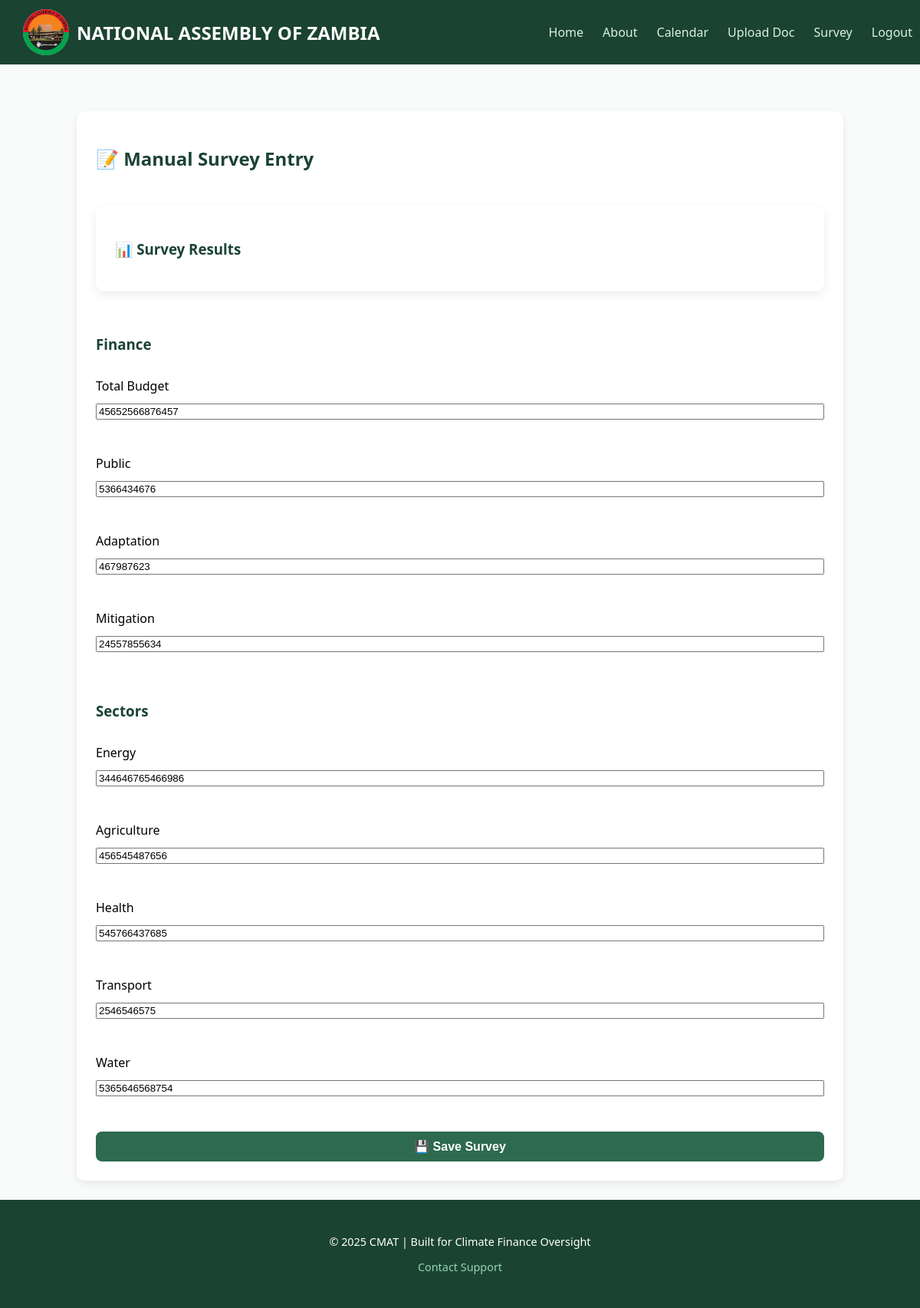
The page /survey (signed in) on the database its author committed.
### tables this page shows
CREATE TABLE survey_data (
            id INTEGER PRIMARY KEY AUTOINCREMENT,
            user_id INTEGER NOT NULL,
            indicator TEXT NOT NULL,
            value TEXT,
            FOREIGN KEY(user_id) REFERENCES users(id)
        );

### app.py (the view)
@app.route("/survey")
def survey():
    if "user" not in session:
        return redirect("/login")
    print("DEBUG: survey route reached!")   # ✅ add this
    survey_data = backend.get_survey_data(session["user"])
    return render_template(
        "index.html",
        page="survey",
        survey_data=survey_data,
        indicators=backend.CMAT_INDICATORS
    )

### templates/index.html (shortened to what this page needs)
<!DOCTYPE html>
<html lang="en">
<head>
  <link rel="stylesheet" href="{{ url_for('static', filename='styles.css') }}">
</head>
<body>
  <nav class="navbar">
    <div class="nav-left">
      <h2>
        <img src="{{ url_for('static', filename='images/gv_zambia.png') }}"
            alt="National Assembly Logo"
            class="logo">
        NATIONAL ASSEMBLY OF ZAMBIA
      </h2>
    </div>
    <div class="nav-right">
      <a href="/" class="nav-link">Home</a>
      <a href="/about" class="nav-link">About</a>
      {% if session.get("user") %}
        <a href="/calendar" class="nav-link">Calendar</a>
        <a href="/upload" class="nav-link">Upload Doc</a>
        <a href="/survey" class="nav-link">Survey</a>
        <a href="/logout" class="nav-link">Logout</a>
      {% else %}
        <a href="/login" class="nav-link">Login</a>
      {% endif %}
    </div>
  </nav>
  <div class="page-container">
    {% if page == "home" %}
      <div class="top-header">
        <h2>🌍 Welcome to CMAT Dashboard</h2>
        <p>AI-enabled tool for tracking Zambia’s climate finance and policies.</p>
      </div>
      <div class="section">
        <h3>📌 Overview</h3>
        <p>
          The Climate Monitoring & Accountability Tool (CMAT) strengthens parliamentary oversight by
          tracking climate budgets, programmes, and indicators. Navigate through the menu above to
          explore more.
        </p>
      </div>
      <div class="section">
        <h2>📰 About the Tool</h2>
        <p>Learn more about the Monitoring and Accountability tool</p>
        <div class="docs-grid">
          <a href="{{ url_for('download_file', filename='Updated-Final-Zambia-NPC-IP_Sent-to-CIF-by-MGEE_27112024.pdf') }}" target="_blank" class="doc-card">
            <div class="icon">🌍</div>
            <h3>Climate Insights</h3>
            <p>Latest news, analysis, and developments on climate action and sustainability efforts.</p>
          </a>
          <a href="{{ url_for('download_file', filename='Report of the Committee on Agriculture, Lands and Natural Resources on Carbon Markets and Trading in Zambia.pdf') }}" target="_blank" class="doc-card">
            <div class="icon">📚</div>
            <h3>Explore Resources</h3>
            <p>Access a repository of climate-related documents for easy reference and exploration.</p>
          </a>
          <a href="{{ url_for('download_file', filename='Acts No. 18 for 2024, The Green Economy and Climate Change, pdf.pdf') }}" target="_blank" class="doc-card">
            <div class="icon">🗺️</div>
            <h3>GIS Projects</h3>
            <p>Verify on-the-ground climate projects with our GIS tool for accurate tracking.</p>
          </a>
        </div>
      </div>
      <div class="section">
        <h2>🌍 Content on Climate Change</h2>
        <p>Explore highlights on climate action, policies, and key events</p>
        <div class="carousel-container">
          <button class="carousel-btn prev" onclick="scrollCarousel(-1)">⬅️</button>
          <div class="carousel" id="climate-carousel">
            <a href="{{ url_for('download_file', filename='cop28.pdf') }}" target="_blank" class="carousel-card">
              <img src="{{ url_for('static', filename='images/COP-28.png') }}" alt="COP-28">
              <h3>COP-28</h3>
              <p>Highlights from COP-28 showcasing international commitments.</p>
            </a>
            <a href="{{ url_for('download_file', filename='NATIONAL-GREEN-GROWTH-STRATEGY-2024-2030-6.pdf') }}" target="_blank" class="carousel-card">
              <img src="{{ url_for('static', filename='images/image.png') }}" alt="Climate Finance">
              <h3>Climate Finance</h3>
              <p>Insights on financing climate projects and mobilizing resources.</p>
            </a>
            <a href="{{ url_for('download_file', filename='Updated-Final-Zambia-NPC-IP_Sent-to-CIF-by-MGEE_27112024.pdf') }}" target="_blank" class="carousel-card">
              <img src="{{ url_for('static', filename='images/impact.png') }}" alt="Climate Impact">
              <h3>Climate Change Impact</h3>
              <p>Examining the effects of climate change on communities.</p>
            </a>
            <a href="{{ url_for('download_file', filename='cop29.pdf') }}" target="_blank" class="carousel-card">
              <img src="{{ url_for('static', filename='images/cop29.jpg') }}" alt="COP-29">
              <h3>COP-29</h3>
              <p>Looking ahead to COP-29 and key negotiations.</p>
            </a>
            <a href="{{ url_for('download_file', filename='NATIONAL POLICY ON CLIMATE CHANGE 2016.pdf') }}" target="_blank" class="carousel-card">
              <img src="{{ url_for('static', filename='images/policy.jpg') }}" alt="Policy">
              <h3>Climate Change Policy</h3>
              <p>Understanding Zambia’s and global climate policies.</p>
            </a>
            <a href="{{ url_for('download_file', filename='agnes.pdf') }}" target="_blank" class="carousel-card">
              <img src="{{ url_for('static', filename='images/AGNES.png') }}" alt="AGNES">
              <h3>Learn about AGNES</h3>
              <p>Discover the role of AGNES in climate negotiations.</p>
            </a>
          </div>
          <button class="carousel-btn next" onclick="scrollCarousel(1)">➡️</button>
        </div>
      </div>
      <script>
        const carousel = document.getElementById("climate-carousel");
        const scrollAmount = 320; // card width + gap
        // Clone all cards and append to the carousel (for seamless loop)
        const cards = Array.from(carousel.children);
        cards.forEach(card => {
          const clone = card.cloneNode(true);
          carousel.appendChild(clone);
        });
        function scrollCarousel(direction = 1) {
          carousel.scrollBy({ left: direction * scrollAmount, behavior: "smooth" });
          // If we've scrolled past half the content (original set), reset back
          if (carousel.scrollLeft >= carousel.scrollWidth / 2) {
          carousel.scrollTo({ left: 0, behavior: "auto" });
          }
        }
        // Auto-scroll every 3s (you can change speed)
        setInterval(scrollCarousel, 3000);
      </script>
      <div class="section">
        <h2>📰 News & Articles</h2>
        <p>Always up to date with our latest News and Articles</p>
        <div class="news-grid">
          <div class="news-card">
            <img src="{{ url_for('static', filename='images/blog1.jpg') }}" alt="Blog Image">
            <h3>Report of the Committee on Agriculture</h3>
            <small>Posted by parliamentary • September 2025</small>
            <p>Examining the effects of climate change on agriculture, lands and natural resources in Zambia.</p>
            <a href="{{ url_for('download_file', filename='Report of the Committee on Agriculture, Lands and Natural Resources on Carbon Markets and Trading in Zambia.pdf') }}" target="_blank">Read More</a>
          </div>
          <div class="news-card">
            <img src="{{ url_for('static', filename='images/blog2.jpg') }}" alt="Blog Image">
            <h3>This is the latest News Content</h3>
            <small>Posted by Admin • March 2024</small>
            <p>Lorem ipsum dolor sit amet, consectetur de adipisicing elit, sed do eiusmod tempore incididunt ut labore et dolore magna.</p>
            <a href="{{ url_for('download_file', filename='news2.pdf') }}" target="_blank">Read More</a>
          </div>
          <div class="news-card">
            <img src="{{ url_for('static', filename='images/blog3.jpg') }}" alt="Blog Image">
            <h3>This is the latest News Content</h3>
            <small>Posted by Admin • March 2024</small>
            <p>Lorem ipsum dolor sit amet, consectetur de adipisicing elit, sed do eiusmod tempore incididunt ut labore et dolore magna.</p>
            <a href="{{ url_for('download_file', filename='news3.pdf') }}" target="_blank">Read More</a>
          </div>
        </div>
      </div>
      <div class="section">
        <h2>📊 Financial Reports by Year</h2>
        <p>Browse annual financial documents and reports</p>
        <div class="carousel-container">
          <button class="carousel-btn prev" onclick="scrollFinancial(-1)">⬅️</button>
          <div class="carousel" id="financial-carousel">
            <a href="{{ url_for('download_file', filename='2016Budget.pdf') }}" target="_blank" class="carousel-card">
              <img src="{{ url_for('static', filename='images/finance2016.jpg') }}" alt="Financial 2016">
              <h3>Financial Report 2016</h3>
              <p>Annual budget & expenditure summary</p>
            </a>
            <a href="{{ url_for('download_file', filename='Yellow Book 2017.pdf') }}" target="_blank" class="carousel-card">
              <img src="{{ url_for('static', filename='images/finance2017.jpg') }}" alt="Financial 2017">
              <h3>Financial Report 2017</h3>
              <p>Annual budget & expenditure summary</p>
            </a>
            <a href="{{ url_for('download_file', filename='2021 Yellow Book.pdf') }}" target="_blank" class="carousel-card">
              <img src="{{ url_for('static', filename='images/finance2021.jpg') }}" alt="Financial 2021">
              <h3>Financial Report 2021</h3>
              <p>Annual budget & expenditure summary</p>
            </a>
            <a href="{{ url_for('download_file', filename='2022 YELLOW BOOK.pdf') }}" target="_blank" class="carousel-card">
              <img src="{{ url_for('static', filename='images/finance2022.jpg') }}" alt="Financial 2022">
              <h3>Financial Report 2022</h3>
              <p>Climate finance allocations and spending</p>
            </a>
            <a href="{{ url_for('download_file', filename='07 Main Report Budget 2023.pdf') }}" target="_blank" class="carousel-card">
              <img src="{{ url_for('static', filename='images/finance2023.jpg') }}" alt="Financial 2023">
              <h3>Financial Report 2023</h3>
              <p>Parliamentary oversight and analysis</p>
            </a>
            <a href="{{ url_for('download_file', filename='2024_20National_20Budget_20OBB.pdf') }}" target="_blank" class="carousel-card">
              <img src="{{ url_for('static', filename='images/finance2024.jpg') }}" alt="Financial 2024">
              <h3>Financial Report 2024</h3>
              <p>Detailed expenditure and projections</p>
            </a>
            <a href="{{ url_for('download_file', filename='2025_20APPROVED_20BUDGET.pdf') }}" target="_blank" class="carousel-card">
              <img src="{{ url_for('static', filename='images/finance2025.jpg') }}" alt="Financial 2025">
              <h3>Financial Report 2025</h3>
              <p>Detailed expenditure and projections</p>
            </a>
          </div>
          <button class="carousel-btn next" onclick="scrollFinancial(1)">➡️</button>
        </div>
      </div>
      <script>
        const financialCarousel = document.getElementById("financial-carousel");
        const financialScroll = 320; // card width + gap
        // Clone for seamless loop
        const financialCards = Array.from(financialCarousel.children);
        financialCards.forEach(card => {
          const clone = card.cloneNode(true);
          financialCarousel.appendChild(clone);
        });
        function scrollFinancial(direction = 1) {
          financialCarousel.scrollBy({ left: direction * financialScroll, behavior: "smooth" });
          // Reset loop
          if (financialCarousel.scrollLeft >= financialCarousel.scrollWidth / 2) {
            financialCarousel.scrollTo({ left: 0, behavior: "auto" });
          }
        }
        // Auto-scroll every 4s
        setInterval(scrollFinancial, 4000);
      </script>
      <div id="chatbot-widget">
        <button id="chatbot-toggle">💬</button>
        <div id="chatbot-box" class="chatbot-box hidden">
          <div id="chatbot-header">
            <span>CMAT Assistant</span>
            <button id="chatbot-close">✖</button>
          </div>
          <div id="chatbot-messages"></div>
          <div class="chatbot-input">
            <input type="text" id="chatbot-user-input" placeholder="Type your question...">
            <button onclick="sendMessage()">Send</button>
          </div>
        </div>
      </div>
      <script>
        // Toggle chatbot
        const chatbotToggle = document.getElementById("chatbot-toggle");
        const chatbotBox = document.getElementById("chatbot-box");
        const chatbotClose = document.getElementById("chatbot-close");
        chatbotToggle.addEventListener("click", () => {
          chatbotBox.classList.toggle("hidden");
        });
        chatbotClose.addEventListener("click", () => {
          chatbotBox.classList.add("hidden");
        });
        async function sendMessage() {
          const input = document.getElementById("chatbot-user-input");
          const msg = input.value.trim();
          if (!msg) return;
          const messagesDiv = document.getElementById("chatbot-messages");
          messagesDiv.innerHTML += `<div class="message user">${msg}</div>`;
          input.value = "";
          messagesDiv.scrollTop = messagesDiv.scrollHeight;
          try {
            const response = await fetch("/api/chat", {
              method: "POST",
              headers: { "Content-Type": "application/json" },
              body: JSON.stringify({ message: msg })
            });
            const data = await response.json();
            if (data.reply) {
              messagesDiv.innerHTML += `<div class="message bot">${data.reply}</div>`;
            } else {
              messagesDiv.innerHTML += `<div class="message bot">⚠️ Error: ${data.error}</div>`;
            }
          } catch (err) {
            messagesDiv.innerHTML += `<div class="message bot">⚠️ Server error.</div>`;
          }
          messagesDiv.scrollTop = messagesDiv.scrollHeight;
        }
      </script>
    {% elif page == "survey" %}
      <div class="section">
        <h2>📝 Manual Survey Entry</h2>
        <form id="survey-form">
          <div class="section">
            <h3>📊 Survey Results</h3>
          </div>
          {% for category, inds in indicators.items() %}
            <h3>{{ category }}</h3>
            {% for ind in inds %}
              <label>{{ ind }}</label>
              <input type="number" step="any" name="{{ ind }}"
                    value="{{ survey_data.get(ind, '') }}">
              <br>
            {% endfor %}
          {% endfor %}
          <button type="submit">💾 Save Survey</button>
        </form>
      </div>
    {% endif %}
  </div>
  <div class="footer">
    <p>© 2025 CMAT | Built for Climate Finance Oversight</p>
    <p><a href="mailto:zambiaparliament.com">Contact Support</a></p>
  </div>
</body>
</html>

### rows shown on the page
survey_data: indicator "Total Budget", get "45652566876457"
survey_data: indicator "Public", Public "5366434676"
survey_data: indicator "Adaptation", Adaptation "467987623"
survey_data: indicator "Mitigation", Mitigation "24557855634"
survey_data: indicator "Energy", Energy "344646765466986"
survey_data: indicator "Agriculture", Agriculture "456545487656"
survey_data: indicator "Health", Health "545766437685"
survey_data: indicator "Transport", Transport "2546546575"
survey_data: indicator "Water", Water "5365646568754"

### other values the page prints
{{ category }} "Finance" "Sectors"
